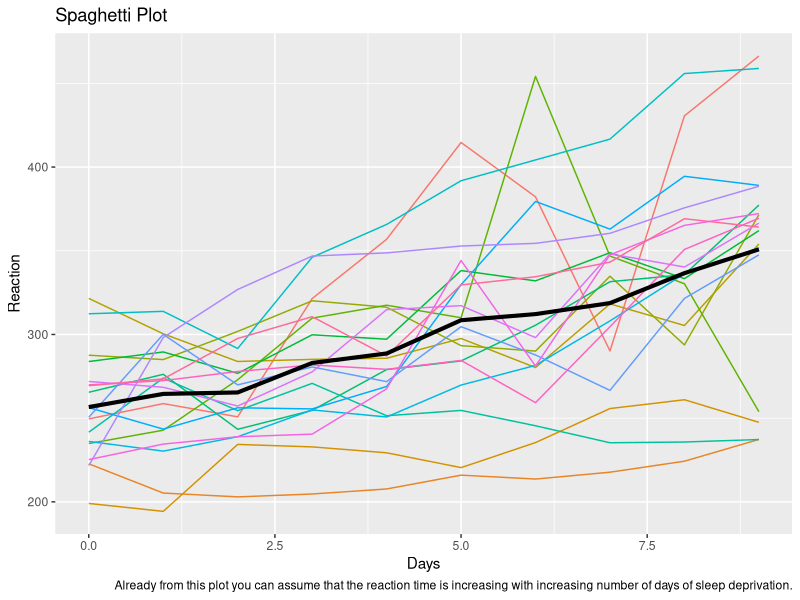
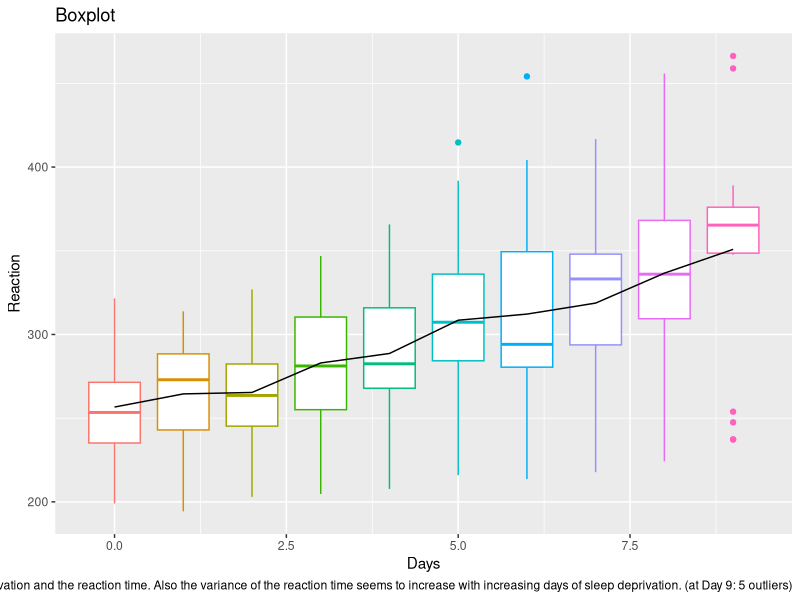
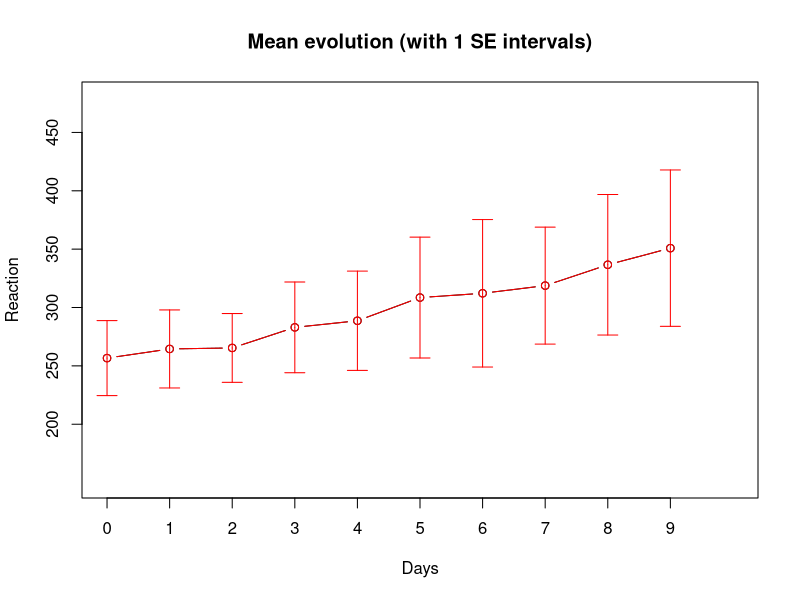
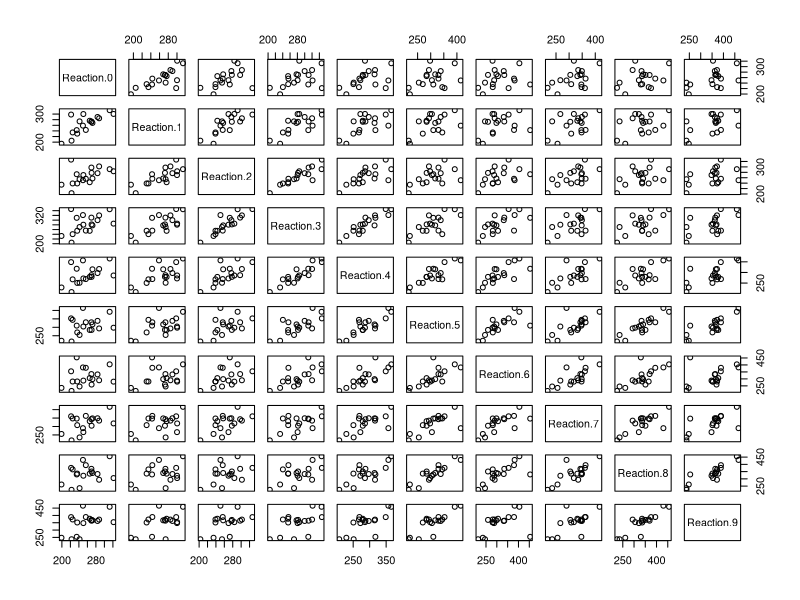
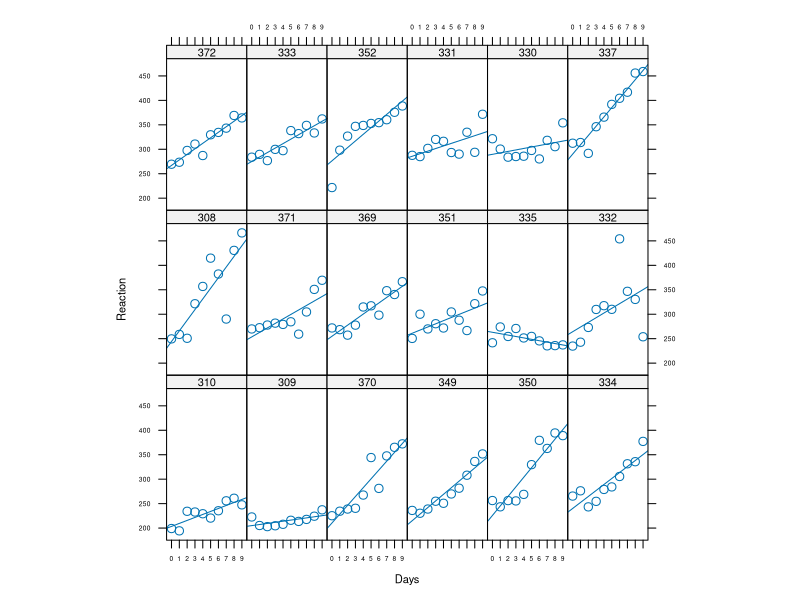
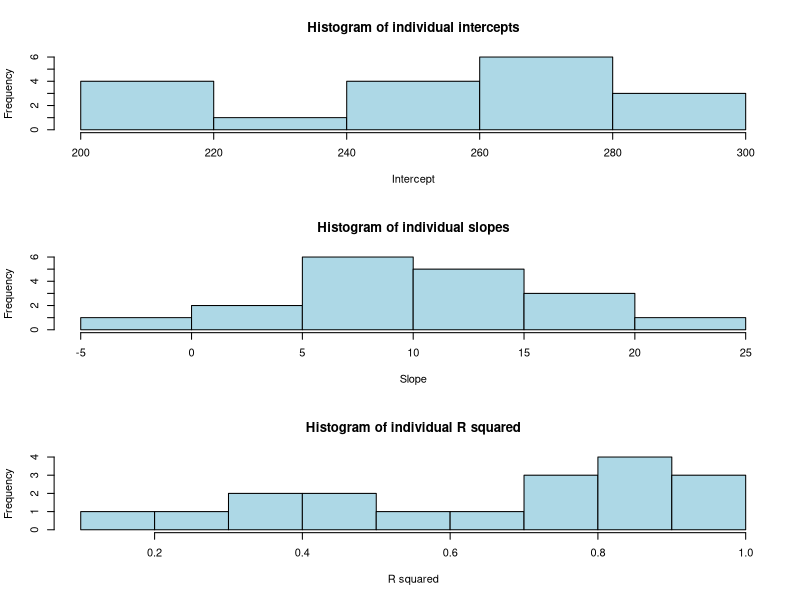
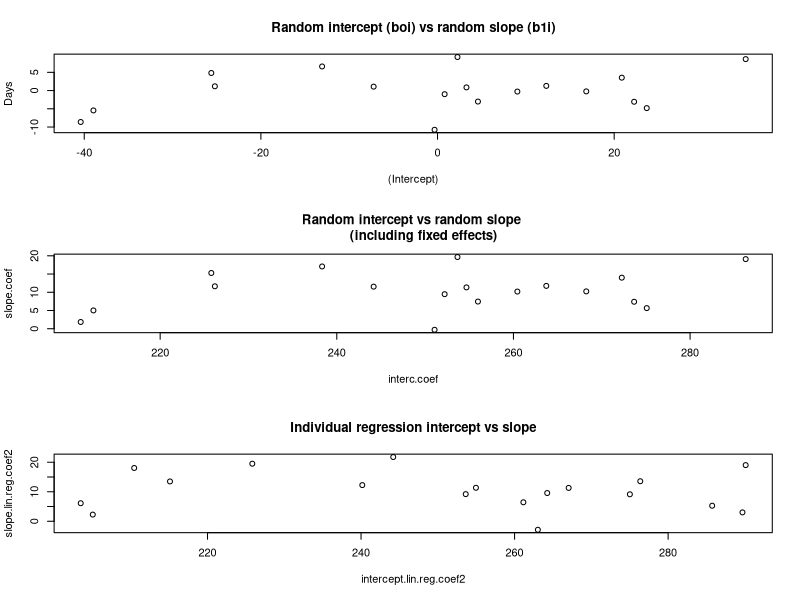

R code for these plots, in order:
## ---- chunk 1
knitr::opts_chunk$set(echo = FALSE)
## ---- chunk 2
library(tidyverse)
library(lattice)
library(lme4)
library(arm)
#library(pkbrtest)
library(ggplot2)
## ---- chunk 3
sleep <- read.table('sleep.txt')
head(sleep, 12)
## ---- chunk 4
average_reaction_time <- sleep %>%
  group_by(Days) %>%
  summarise(mean_reaction_time   = mean(Reaction),
            median_reaction_time = median(Reaction),
            sd_reaction_time     = sd(Reaction))

sleep_spag_plot <- ggplot(sleep) +
  geom_line(aes(Days, Reaction, colour=factor(Subject)),
            show.legend=FALSE) +
  geom_line(data= average_reaction_time,
            aes(Days, mean_reaction_time),
            colour = "BLACK",
            size   = 1.4) + 
  labs(title   = "Spaghetti Plot",
       caption = "Already from this plot you can assume that the reaction time is increasing with increasing number of days of sleep deprivation.")
sleep_spag_plot

# TODO axes benoemen
## ---- chunk 5
ggplot(sleep) + 
  geom_boxplot(aes(Days, Reaction, colour=factor(Days)),
               show.legend = FALSE) +
  geom_line(data   = average_reaction_time,
            aes(Days, mean_reaction_time),
            colour = "black",
            size   = 0.5) +
  labs(title   = "Boxplot",
       caption = "It seems as if there's a linear trend between the number of days of sleep deprivation and the reaction time. Also the variance of the reaction time seems to increase with increasing days of sleep deprivation. (at Day 9: 5 outliers)")
       
       ##TODO add violin plot, add axis      
## ---- chunk 6
sleep.mean <- tapply(sleep$Reaction, list(sleep$Days), mean)
sleep.sd   <- tapply(sleep$Reaction, list(sleep$Days), sd)
sleep.var  <- tapply(sleep$Reaction, list(sleep$Days), var)
sleep.n    <- table(sleep$Days)

overview   <- cbind(c(0:9), sleep.mean, sleep.sd, sleep.var, sleep.n)
colnames(overview) <- c('Days', 'Mean', 'SD', 'Var', 'n')
knitr::kable(round(overview, 2), "pandoc")
## ---- chunk 7
## TODO? change to ggplot instead of plot?
## example:
# sleep_descr_stats <- sleepf %>%
#   dplyr::group_by(days) %>%
#   dplyr::summarise(reaction_mean  = mean(reaction),
#                    reaction_sd    = sd(reaction)) %>% 
#   dplyr::mutate(reaction_upper_se = reaction_mean + reaction_sd,
#                 reaction_lower_se = reaction_mean - reaction_sd) %>% 
#   dplyr::ungroup()
#
# ggplot2::ggplot() +
# geom_line(aes(x=days, y=reaction_mean, group=1),
#          size=1) +
# geom_errorbar(aes(x=days, ymin=reaction_lower_se, ymax=reaction_upper_se),
#               size=.4,
#              alpha=.6)

# General function to plot error bars
errbar <- function(x, y, height, width, lty=1, col="black"){
  arrows(x, y, x, y+height,
         angle  = 90,
         length = width,
         lty    = lty,
         col    = col)
  arrows(x, y, x, y-height,
         angle  = 90,
         length = width,
         lty    = lty,
         col    = col)
}

## Plotting mean evolution
plot(c(0:9), overview[,2] ,
     type = "b",
     xlim = c(0,10),
     ylim = c(150,480),
     xlab = "Days",
     ylab = "Reaction",
     axes = F,
     main = "Mean evolution (with 1 SE intervals)")

axis(side=1,at=c(0:9),labels=c(0:9))
axis(side=2,at=seq(200,450,50))

box()
points(c(0:9), overview[,2],
       type="b",
       col="red")
errbar(c(0:9), overview[,2], sleep.sd, 0.1,
       col="red")
## ---- chunk 8
## Reshaping the data into a wide form
sleep.resh <- reshape(sleep,
                      timevar   = "Days",
                      idvar     = c("Subject"),
                      direction = "wide")
knitr::kable(sleep.resh, "pandoc")
## ---- chunk 9
# check normality of variables Reaction.X
for (i in c(2:11)){
  print(shapiro.test(sleep.resh[,i]))
}
## ---- chunk 10
## Correlation between the Reaction scores at different days
cor(sleep.resh[, 2:11], method='spearman')

pairs(sleep.resh[, 2:11])
##TODO add cor + colours fancy plot
## ---- chunk 11
## Trellis graph
## Displaying the linear regression per person

cf <-sapply(sleep$Subject, 
            function(x) coef(lm(Reaction~Days, data=subset(sleep, Subject==x))))

Sx <-reorder(sleep$Subject, cf[1,]) 
# 
xyplot(Reaction ~ Days|Sx,
       data          = sleep,
       type          = c('p', 'r'),
       auto.key      = T,
       aspect        = "xy",
       par.settings  = list(axis.text=list(cex=0.6),
                           fontsize=list(text=8, points=10)),
       scales=list(x = list(at = c(0:9), labels = c("0","1","2", "3", "4", "5", "6", "7", "8", "9"))))
       
## ---- chunk 12
## Linear regression per participant of Reaction on Days

## Coefficients
lin.reg.coef  <- by(sleep, sleep$Subject,
                   function(data) coef(lm(Reaction ~ Days, data=data)))
lin.reg.coef1 <- unlist(lin.reg.coef)
names(lin.reg.coef1) <- NULL
lin.reg.coef2 <- matrix(lin.reg.coef1,
                        length(lin.reg.coef1)/2,
                        2,
                        byrow = TRUE)

## R squared
lin.reg.r.squared <- by(sleep, sleep$Subject,
                        function(data) summary(lm(Reaction ~ Days, data=data))$r.squared )
lin.reg.r.squared1<- as.vector(unlist(lin.reg.r.squared))

## Histograms
par(mfrow=c(3,1))
hist(lin.reg.coef2[,1],
     xlab = "Intercept",
     col  = "lightblue",
     main = "Histogram of individual intercepts")
hist(lin.reg.coef2[,2],
     xlab = "Slope",
     col  = "lightblue",
     main = "Histogram of individual slopes")
hist(lin.reg.r.squared1,
     xlab = "R squared",
     col  = "lightblue",
     main = "Histogram of individual R squared")

## ---- chunk 13
sleep.reml <- lmer(formula = Reaction ~ 1 + Days + (1 + Days|Subject),
                   data=sleep)
summary(sleep.reml) 
## ---- chunk 14
confint(sleep.reml,
        method    = 'boot',
        boot.type = 'perc',
        oldNames  = F,
        nsim      = 500)
## ---- chunk 15
sleep.full<-lmer(Reaction~1+Days+(1 + Days|Subject), REML = FALSE, data=sleep)
sleep.intercept<-lmer(Reaction~1+(1|Subject), REML = FALSE, data=sleep)
anova(sleep.full,sleep.intercept)

## ---- chunk 16

D.sleep=unclass(VarCorr(sleep.reml))$Subject 
D.sleep

## ---- chunk 17
sleep.o <- ranef(sleep.reml)$Subject
head(sleep.o,10)
## ---- chunk 18

plot (sleep.o, main = "Random intercept (boi) vs random slope (b1i)")
#plot modelled intercept and slope incl fixed effects
ind.coef = coef(sleep.reml)$Subject
head(ind.coef)
interc.coef = ind.coef[,1]
slope.coef = ind.coef[,2]
plot(interc.coef,slope.coef, main = "Random intercept vs random slope 
     (including fixed effects)")

#plot individual intercept and slope to compare 
intercept.lin.reg.coef2 = lin.reg.coef2[,1]
slope.lin.reg.coef2 = lin.reg.coef2[,2]
plot(intercept.lin.reg.coef2, slope.lin.reg.coef2, main = "Individual regression intercept vs slope")
